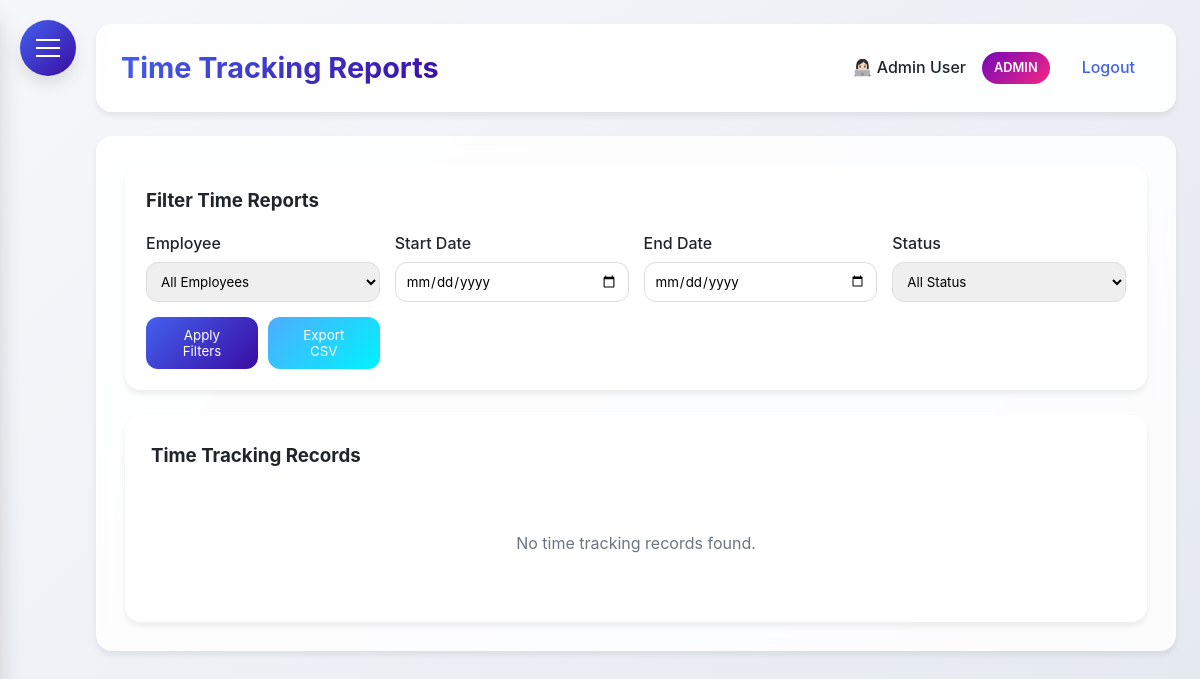
The app's page /time_reports (signed in), older data.
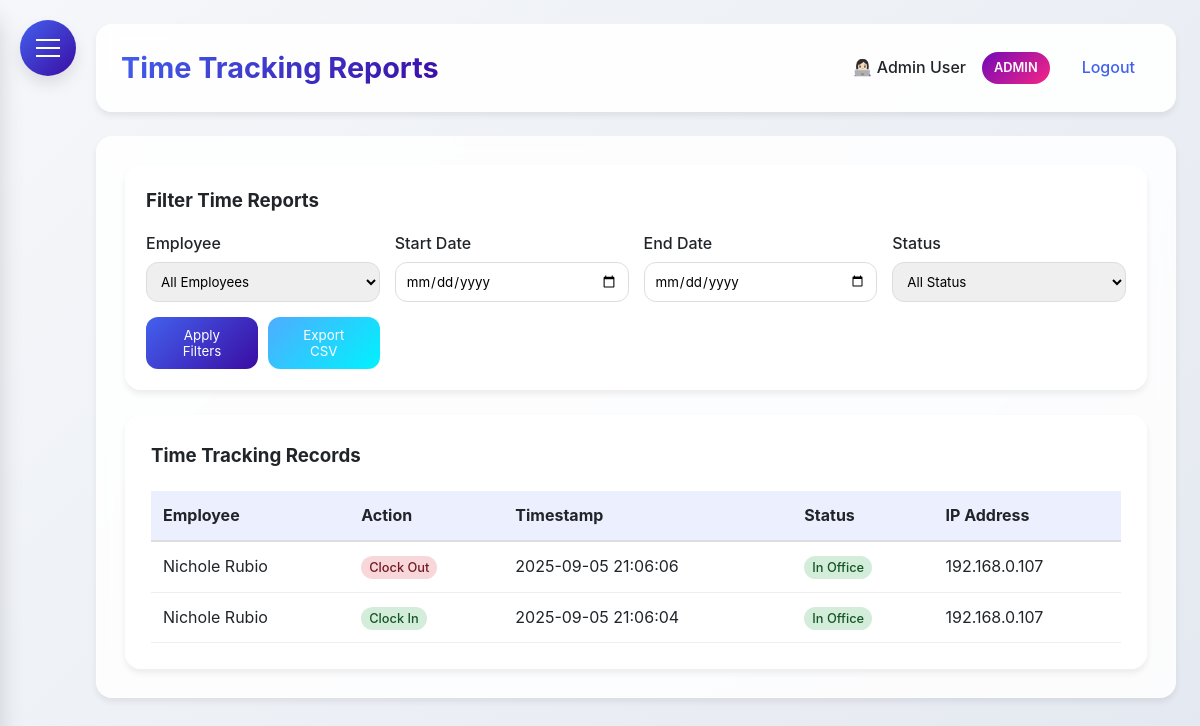
The same page, newer data.
### HerculesSystem.py (models this page shows, shortened)
class TimeTracking(db.Model):
    __tablename__ = 'time_tracking'
    id = db.Column(db.Integer, primary_key=True)
    employee_id = db.Column(db.Integer, db.ForeignKey('employee.id'), nullable=False)
    action_type = db.Column(db.String(20), nullable=False)  #clock_in, clock_out, lunch_start, lunch_end
    timestamp = db.Column(db.DateTime, nullable=True)
    latitude = db.Column(db.Float, nullable=True)
    longitude = db.Column(db.Float, nullable=True)
    address = db.Column(db.String(200), nullable=True)
    status = db.Column(db.String(20), nullable=True)    # in/out office
    ip_address = db.Column(db.String(45), nullable=True)
    employee = db.relationship('Employee', backref=db.backref('time_entries', lazy=True))

class Employee(UserMixin, db.Model):
    id = db.Column(db.Integer, primary_key=True)
    username = db.Column(db.String(80), unique=True, nullable=False)
    password = db.Column(db.String(120), nullable=False)
    full_name = db.Column(db.String(120), nullable=False)
    email = db.Column(db.String(120), unique=True, nullable=False)
    nationality = db.Column(db.String(80), nullable=False)  # Added nationality
    employee_id = db.Column(db.String(80), unique=True, nullable=False)  # Added employee ID
    hire_date = db.Column(db.Date)
    is_admin = db.Column(db.Boolean, default=False)
    user_type = db.Column(db.String(20), default='employee')  # admin, supervisor, office, factory
    last_clock_in = db.Column(db.DateTime)
    last_clock_out = db.Column(db.DateTime)
    last_lunch_start = db.Column(db.DateTime)
    last_lunch_end = db.Column(db.DateTime)

### HerculesSystem.py (the view)
@app.route('/time_reports', methods=['GET'])
@login_required
def time_reports():
    now = datetime.now(MYT)
    employee_id = request.args.get('employee_id')
    start_date = request.args.get('start_date')
    end_date = request.args.get('end_date')
    status = request.args.get('status')
    employees = Employee.query.all() if current_user.user_type == 'admin' else []
    query = TimeTracking.query
    if current_user.user_type != 'admin':
        query = query.filter(TimeTracking.employee_id == current_user.id)
    else:
        query = query.join(Employee, TimeTracking.employee_id == Employee.id)
    if employee_id:
        query = query.filter(TimeTracking.employee_id == employee_id)
    if start_date:
        query = query.filter(func.date(TimeTracking.timestamp) >= start_date)
    if end_date:
        query = query.filter(func.date(TimeTracking.timestamp) <= end_date)
    if status:
        query = query.filter(TimeTracking.status == status)
    time_records = query.order_by(TimeTracking.timestamp.desc()).all()
    return render_template(
        'time_reports.html',
        time_records=time_records,
        employees=employees,
        now=now,
        MYT=MYT
    )

### HerculesSystem.py (called while the page is built)
@app.after_request
def add_security_headers(response):
    response.headers['Permissions-Policy'] = 'geolocation=()'
    return response

@login_manager.user_loader
def load_user(user_id):
    return db.session.get(Employee, int(user_id))

@app.context_processor
def inject_now():
    return {'now': datetime.utcnow()}

@app.before_request
def before_request():
    if request.url.startswith('https://'):
        new_url = request.url.replace('https://', 'http://', 1)
        return redirect(new_url, code=301)

### templates/time_reports.html (shortened to what the changed rows need)
{% extends "base.html" %}
{% block content %}
<div class="dashboard-container">
    <div class="glass" style="padding: 25px; border-radius: var(--border-radius-lg);">
        <h3 style="margin-bottom: 20px;">Time Tracking Records</h3>
        {% if time_records %}
        <div style="overflow-x: auto;">
            <table style="width: 100%; border-collapse: collapse;">
                <thead>
                    <tr style="background: rgba(67, 97, 238, 0.1);">
                        {% if current_user.user_type == 'admin' %}
                        <th style="padding: 12px; text-align: left; border-bottom: 2px solid #ddd;">Employee</th>
                        {% endif %}
                        <th style="padding: 12px; text-align: left; border-bottom: 2px solid #ddd;">Action</th>
                        <th style="padding: 12px; text-align: left; border-bottom: 2px solid #ddd;">Timestamp</th>
                        {% if current_user.user_type == 'admin' %}
                        <th style="padding: 12px; text-align: left; border-bottom: 2px solid #ddd;">Status</th>
                        <th style="padding: 12px; text-align: left; border-bottom: 2px solid #ddd;">IP Address</th>
                        {% endif %}
                    </tr>
                </thead>
                <tbody>
                    {% for record in time_records %}
                    <tr>
                        {% if current_user.user_type == 'admin' %}
                        <td style="padding: 12px; border-bottom: 1px solid #eee;">{{ record.employee.full_name }}</td>
                        {% endif %}
                        <td style="padding: 12px; border-bottom: 1px solid #eee;">
                            <span style="
                                padding: 4px 8px;
                                border-radius: 12px;
                                font-size: 0.8rem;
                                font-weight: 500;
                                {% if record.action_type == 'clock_in' %}background: #d4edda; color: #155724;
                                {% elif record.action_type == 'clock_out' %}background: #f8d7da; color: #721c24;
                                {% elif record.action_type == 'lunch_start' %}background: #fff3cd; color: #856404;
                                {% elif record.action_type == 'lunch_end' %}background: #cce5ff; color: #004085;
                                {% endif %}
                            ">
                                {{ record.action_type.replace('_', ' ').title() }}
                            </span>
                        </td>
                        <td style="padding: 12px; border-bottom: 1px solid #eee;">{{ record.timestamp.strftime('%Y-%m-%d %H:%M:%S') }}</td>
                        {% if current_user.user_type == 'admin' %}
                        <td style="padding: 12px; border-bottom: 1px solid #eee;">
                            <span style="
                                padding: 4px 8px;
                                border-radius: 12px;
                                font-size: 0.8rem;
                                font-weight: 500;
                                {% if record.status == 'in_office' %}background: #d4edda; color: #155724;
                                {% else %}background: #f8d7da; color: #721c24;
                                {% endif %}
                            ">
                                {{ record.status.replace('_', ' ').title() if record.status else 'N/A' }}
                            </span>
                        </td>
                        <td style="padding: 12px; border-bottom: 1px solid #eee;">{{ record.ip_address or 'N/A' }}</td>
                        {% endif %}
                    </tr>
                    {% endfor %}
                </tbody>
            </table>
        </div>
        {% else %}
        <p style="text-align: center; color: var(--gray); padding: 40px;">No time tracking records found.</p>
        {% endif %}
    </div>
</div>
{% endblock %}

Row changes from the older to the newer data that the page shows:
added TimeTracking: employee.full_name "Nichole Rubio", action_type.replace "Clock Out", timestamp "2025-09-05 21:06:06", status.replace "In Office", ip_address "192.168.0.107"
added TimeTracking: employee.full_name "Nichole Rubio", action_type.replace "Clock In", timestamp "2025-09-05 21:06:04", status.replace "In Office", ip_address "192.168.0.107"
Text that changed along with them:
text no longer shown: "No time tracking records found."
text now shown: "Employee Action Timestamp Status IP Address"
